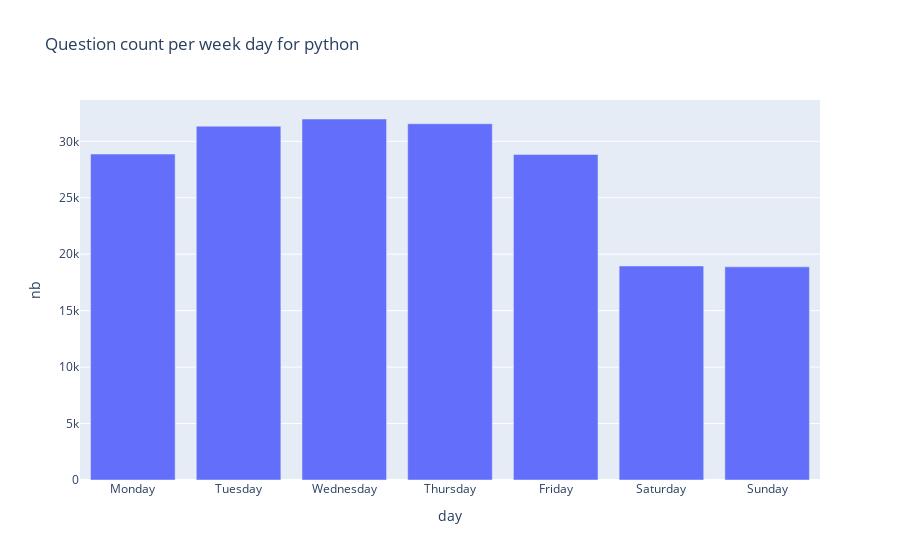

Notebook code cell kept with this figure:
### Code cell
plot("python")

### Figure 1 — Plotly figure (JSON) as saved in the notebook; plotly's stock layout.template omitted (floating-point values rounded to 4 significant figures)
{"data": [{"alignmentgroup": "True", "hovertemplate": "day=%{x}<br>nb=%{y}<extra></extra>", "legendgroup": "", "marker": {"color": "#636efa", "pattern": {"shape": ""}}, "name": "", "offsetgroup": "", "orientation": "v", "showlegend": false, "textposition": "auto", "type": "bar", "x": ["Monday", "Tuesday", "Wednesday", "Thursday", "Friday", "Saturday", "Sunday"], "xaxis": "x", "y": [28875, 31341, 31979, 31559, 28836, 18961, 18882], "yaxis": "y"}], "layout": {"barmode": "relative", "legend": {"tracegroupgap": 0}, "title": {"text": "Question count per week day for python"}, "xaxis": {"anchor": "y", "domain": [0, 1], "title": {"text": "day"}}, "yaxis": {"anchor": "x", "domain": [0, 1], "title": {"text": "nb"}}}}
